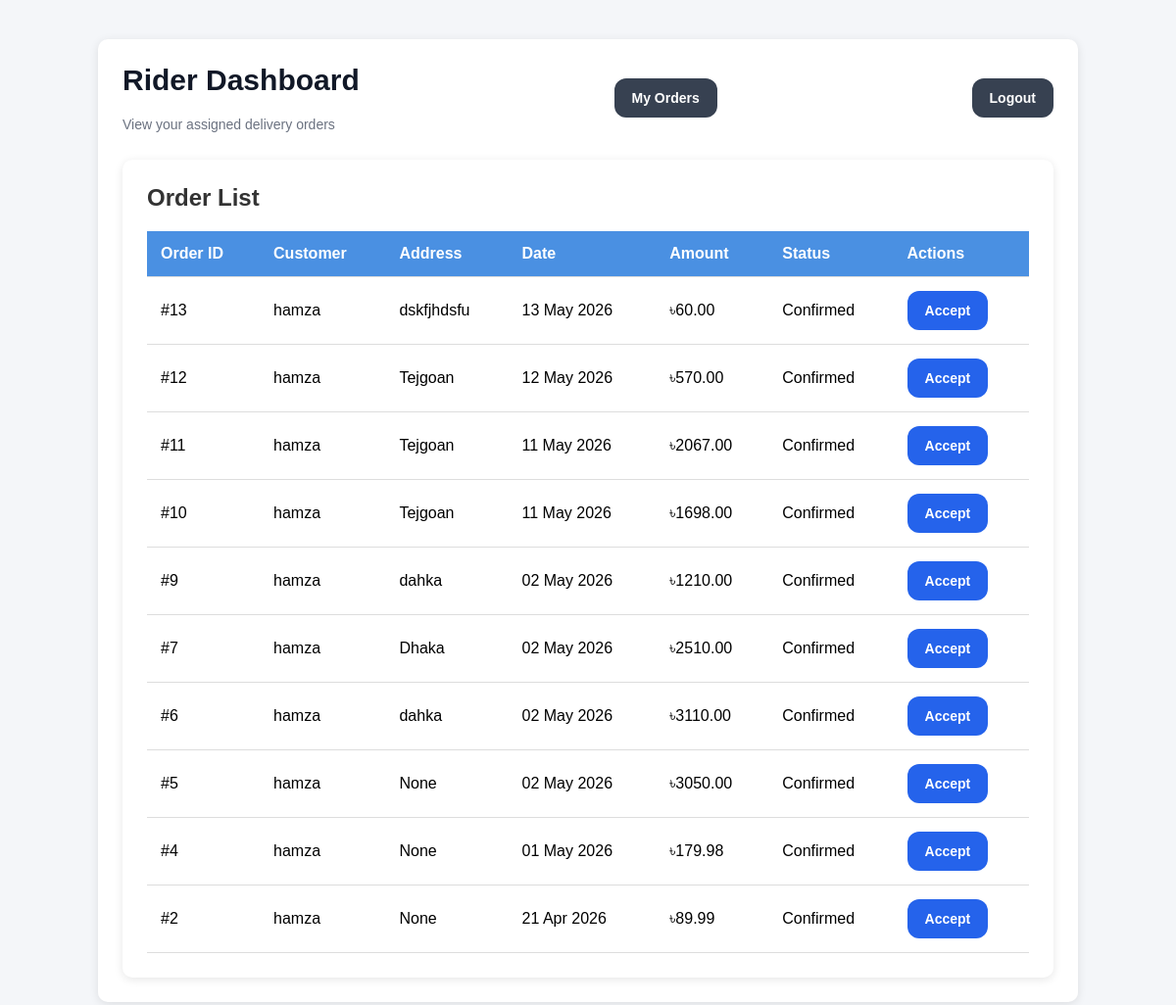
The app's page /rider-dashboard/ with its own data.
### accounts/models.py (models this page shows, shortened)
class Order(models.Model):
    STATUS_CHOICES = (
        ('pending', 'Pending'),
        ('confirmed', 'Confirmed'),
        ('cancelled', 'Cancelled'),
        ('preparing', 'Preparing'),
        ('on_the_way', 'On The Way'),
        ('delivered', 'Delivered'),
    )
    customer = models.ForeignKey(User, on_delete=models.CASCADE, related_name='orders')
    restaurant = models.ForeignKey(Restaurant, on_delete=models.CASCADE, related_name='orders')
    rider = models.ForeignKey(
        'Rider',
        on_delete=models.SET_NULL,
        null=True,
        blank=True,
        related_name="assigned_orders"
    )
    customer_name = models.CharField(max_length=150, blank=True, null=True)
    phone_number = models.CharField(max_length=20, blank=True, null=True)
    delivery_address = models.TextField(blank=True, null=True)
    payment_method = models.CharField(max_length=50, default="Cash on Delivery")
    delivery_charge = models.DecimalField(max_digits=10, decimal_places=2, default=60.00)
    status = models.CharField(max_length=20, choices=STATUS_CHOICES, default='confirmed')
    original_amount = models.DecimalField(max_digits=10, decimal_places=2, default=0.00)
    discount_amount = models.DecimalField(max_digits=10, decimal_places=2, default=0.00)
    total_amount = models.DecimalField(max_digits=10, decimal_places=2, default=0.00)
    applied_deal_title = models.CharField(max_length=255, blank=True, null=True)
    created_at = models.DateTimeField(default=now, editable=False)

### accounts/views.py (the view)
# urls.py: path("rider-dashboard/", views.rider_dashboard_page, name="rider_dashboard"),
def rider_dashboard_page(request):
    orders_with_items = Order.objects.select_related('customer', 'restaurant') \
                                     .prefetch_related('items') \
                                     .filter(rider__isnull=True, status='confirmed') \
                                     .order_by('-created_at')
    context = {
        'orders': orders_with_items,
    }
    return render(request, "rider_dashboard.html", context)

### accounts/templates/rider_dashboard.html (shortened to what this page needs)
{% load static %}
<!DOCTYPE html>
<html lang="en">
<head>
    <link rel="stylesheet" href="{% static 'css/business_dashboard_styles.css' %}">
</head>
<body>
<div class="container">
    <div class="header">
        <div>
            <h2>Rider Dashboard</h2>
            <p class="subtitle">View your assigned delivery orders</p>
        </div>
        <a href="/rider-orders/"><button class="logout-btn" >My Orders</button></a>
        <button class="logout-btn" onclick="logout()">Logout</button>
    </div>
    <div class="container">
    <h2>Order List</h2>
    <table>
      <thead>
        <tr>
          <th>Order ID</th>
          <th>Customer</th>
          <th>Address</th>
          <th>Date</th>
          <th>Amount</th>
          <th>Status</th>
          <th>Actions</th>
        </tr>
      </thead>
      <tbody>
    {% for order in orders %}
    <tr>
        <td>#{{ order.id }}</td>
        <td>
            {{ order.customer.username }}
        </td>
        <td>
            {{ order.delivery_address }}
        </td>
        <td>
            {{ order.created_at|date:"d M Y" }}
        </td>
        <td>
            ৳{{ order.total_amount }}
        </td>
        <td>
            <span class=" {{ order.status }}">
                {{ order.status|title }}
            </span>
        </td>
        <td>
            <button class="accept-btn" onclick="appectOrder('{{ order.id }}')">Accept</button>
        </td>
    </tr>
    {% empty %}
    <tr>
        <td colspan="6" style="text-align:center;">
            No orders found
        </td>
    </tr>
    {% endfor %}
</tbody>
    </table>
  </div>
</div>
</body>
</html>

### accounts/static/css/business_dashboard_styles.css (style rules this page uses)
* { margin: 0; padding: 0; box-sizing: border-box; }
body { font-family: 'Segoe UI', Tahoma, Geneva, Verdana, sans-serif; min-height: 100vh; background: linear-gradient(135deg, #eff6ff, #dbeafe); padding: 30px 15px; }
.container { max-width: 1200px; margin: 0 auto; background: #ffffff; padding: 35px 30px; border-radius: 22px; box-shadow: 0 18px 45px rgba(37, 99, 235, 0.10); animation: fadeIn 0.5s ease-in-out; }
.header { display: flex; justify-content: space-between; align-items: center; gap: 16px; margin-bottom: 28px; }
.header h2 { font-size: 30px; font-weight: 700; color: #111827; }
.subtitle { margin-top: 6px; font-size: 14px; color: #6b7280; }
button { padding: 12px 18px; background: #2563eb; color: #fff; border: none; border-radius: 12px; font-size: 14px; font-weight: 600; cursor: pointer; transition: all 0.25s ease; }
.logout-btn { background: #374151; }

### accounts/templates/rider_dashboard.html (style rules this page uses)
* { margin: 0; padding: 0; box-sizing: border-box; font-family: Arial, sans-serif; }
body { background: #f4f6f9; padding: 40px; }
.container { max-width: 1000px; margin: auto; background: #fff; padding: 25px; border-radius: 10px; box-shadow: 0 2px 10px rgba(0,0,0,0.1); }
h2 { margin-bottom: 20px; color: #333; }
table { width: 100%; border-collapse: collapse; }
thead { background: #4a90e2; color: white; }
th, td { padding: 14px; text-align: left; border-bottom: 1px solid #ddd; }

### records on screen
Order: id "13", customer.username "hamza", delivery_address "dskfjhdsfu", created_at "13 May 2026", total_amount "60.00", status "Confirmed"
Order: id "12", customer.username "hamza", delivery_address "Tejgoan", created_at "12 May 2026", total_amount "570.00", status "Confirmed"
Order: id "11", customer.username "hamza", delivery_address "Tejgoan", created_at "11 May 2026", total_amount "2067.00", status "Confirmed"
Order: id "10", customer.username "hamza", delivery_address "Tejgoan", created_at "11 May 2026", total_amount "1698.00", status "Confirmed"
Order: id "9", customer.username "hamza", delivery_address "dahka", created_at "02 May 2026", total_amount "1210.00", status "Confirmed"
Order: id "7", customer.username "hamza", delivery_address "Dhaka", created_at "02 May 2026", total_amount "2510.00", status "Confirmed"
Order: id "6", customer.username "hamza", delivery_address "dahka", created_at "02 May 2026", total_amount "3110.00", status "Confirmed"
Order: id "5", customer.username "hamza", delivery_address "None", created_at "02 May 2026", total_amount "3050.00", status "Confirmed"
Order: id "4", customer.username "hamza", delivery_address "None", created_at "01 May 2026", total_amount "179.98", status "Confirmed"
Order: id "2", customer.username "hamza", delivery_address "None", created_at "21 Apr 2026", total_amount "89.99", status "Confirmed"
